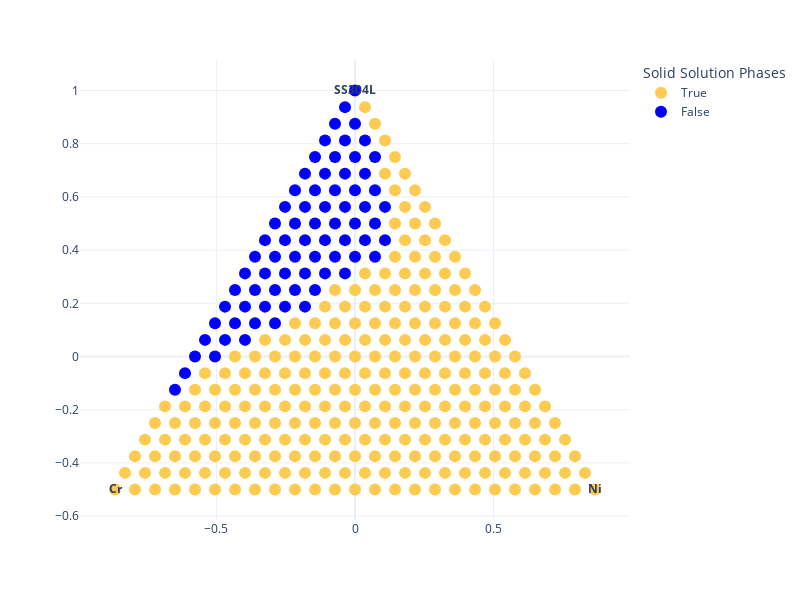

The notebook cell saved with this chart:
### Code cell
fig = px.scatter(gridAtt_projected_df, x='x', y='y', color=gridFeasibleTest, text=labels, hover_name=formulas,
              template='plotly_white', width=800, height=600, color_discrete_map=color_map, 
              labels={'color':'Solid Solution Phases', 'x':'', 'y':''})
fig.update_traces( marker_size=12)
fig.show()

### Figure 1 — Plotly figure (JSON) as saved in the notebook; plotly's stock layout.template omitted (floating-point values rounded to 4 significant figures; data arrays with more than 128 entries replaced by an {"elided": "..."} marker saying what was removed)
{"data": [{"hovertemplate": "<b>%{hovertext}</b><br><br>Solid Solution Phases=True<br>=%{y}<br>text=%{text}<extra></extra>", "hovertext": {"elided": "252 str values"}, "legendgroup": "True", "marker": {"color": "#FECB52", "size": 12, "symbol": "circle"}, "mode": "markers+text", "name": "True", "orientation": "v", "showlegend": true, "text": {"elided": "252 str values"}, "type": "scatter", "x": {"elided": "252 float values"}, "xaxis": "x", "y": {"elided": "252 float values"}, "yaxis": "y"}, {"hovertemplate": "<b>%{hovertext}</b><br><br>Solid Solution Phases=False<br>=%{y}<br>text=%{text}<extra></extra>", "hovertext": ["(135) Ni2.4 Cr80.0 Fe17.6 ", "(154) Ni2.8 Cr76.6 Fe20.5 ", "(172) Ni3.2 Cr73.3 Fe23.5 ", "(173) Ni7.4 Cr69.1 Fe23.5 ", "(189) Ni3.6 Cr70.0 Fe26.4 ", "(190) Ni7.8 Cr65.8 Fe26.4 ", "(191) Ni11.9 Cr61.6 Fe26.4 ", "(205) Ni4.0 Cr66.6 Fe29.4 ", "(206) Ni8.2 Cr62.5 Fe29.4 ", "(207) Ni12.3 Cr58.3 Fe29.4 ", "(208) Ni16.5 Cr54.1 Fe29.4 ", "(220) Ni4.4 Cr63.3 Fe32.3 ", "(221) Ni8.6 Cr59.1 Fe32.3 ", "(222) Ni12.7 Cr55.0 Fe32.3 ", "(223) Ni16.9 Cr50.8 Fe32.3 ", "(224) Ni21.1 Cr46.6 Fe32.3 ", "(234) Ni4.8 Cr60.0 Fe35.2 ", "(235) Ni9.0 Cr55.8 Fe35.2 ", "(236) Ni13.1 Cr51.6 Fe35.2 ", "(237) Ni17.3 Cr47.5 Fe35.2 ", "(238) Ni21.5 Cr43.3 Fe35.2 ", "(247) Ni5.2 Cr56.6 Fe38.2 ", "(248) Ni9.4 Cr52.5 Fe38.2 ", "(249) Ni13.5 Cr48.3 Fe38.2 ", "(250) Ni17.7 Cr44.1 Fe38.2 ", "(251) Ni21.9 Cr40.0 Fe38.2 ", "(252) Ni26.0 Cr35.8 Fe38.2 ", "(259) Ni5.6 Cr53.3 Fe41.1 ", "(260) Ni9.8 Cr49.1 Fe41.1 ", "(261) Ni13.9 Cr45.0 Fe41.1 ", "(262) Ni18.1 Cr40.8 Fe41.1 ", "(263) Ni22.3 Cr36.6 Fe41.1 ", "(264) Ni26.4 Cr32.5 Fe41.1 ", "(265) Ni30.6 Cr28.3 Fe41.1 ", "(270) Ni6.0 Cr50.0 Fe44.0 ", "(271) Ni10.2 Cr45.8 Fe44.0 ", "(272) Ni14.3 Cr41.6 Fe44.0 ", "(273) Ni18.5 Cr37.5 Fe44.0 ", "(274) Ni22.7 Cr33.3 Fe44.0 ", "(275) Ni26.8 Cr29.1 Fe44.0 ", "(276) Ni31.0 Cr25.0 Fe44.0 ", "(280) Ni6.4 Cr46.6 Fe47.0 ", "(281) Ni10.6 Cr42.5 Fe47.0 ", "(282) Ni14.7 Cr38.3 Fe47.0 ", "(283) Ni18.9 Cr34.1 Fe47.0 ", "(284) Ni23.1 Cr30.0 Fe47.0 ", "(285) Ni27.2 Cr25.8 Fe47.0 ", "(289) Ni6.8 Cr43.3 Fe49.9 ", "(290) Ni11.0 Cr39.1 Fe49.9 ", "(291) Ni15.1 Cr35.0 Fe49.9 ", "(292) Ni19.3 Cr30.8 Fe49.9 ", "(293) Ni23.5 Cr26.6 Fe49.9 ", "(294) Ni27.6 Cr22.5 Fe49.9 ", "(297) Ni7.2 Cr40.0 Fe52.8 ", "(298) Ni11.4 Cr35.8 Fe52.8 ", "(299) Ni15.5 Cr31.6 Fe52.8 ", "(300) Ni19.7 Cr27.5 Fe52.8 ", "(301) Ni23.9 Cr23.3 Fe52.8 ", "(304) Ni7.6 Cr36.6 Fe55.8 ", "(305) Ni11.8 Cr32.5 Fe55.8 ", "(306) Ni15.9 Cr28.3 Fe55.8 ", "(307) Ni20.1 Cr24.1 Fe55.8 ", "(310) Ni8.0 Cr33.3 Fe58.7 ", "(311) Ni12.2 Cr29.1 Fe58.7 ", "(312) Ni16.3 Cr24.9 Fe58.7 ", "(313) Ni20.5 Cr20.8 Fe58.7 ", "(315) Ni8.4 Cr29.9 Fe61.6 ", "(316) Ni12.6 Cr25.8 Fe61.6 ", "(317) Ni16.7 Cr21.6 Fe61.6 ", "(319) Ni8.8 Cr26.6 Fe64.6 ", "(320) Ni13.0 Cr22.4 Fe64.6 ", "(322) Ni9.2 Cr23.3 Fe67.5 ", "(324) Ni9.6 Cr19.9 Fe70.4 "], "legendgroup": "False", "marker": {"color": "blue", "size": 12, "symbol": "circle"}, "mode": "markers+text", "name": "False", "orientation": "v", "showlegend": true, "text": ["", "", "", "", "", "", "", "", "", "", "", "", "", "", "", "", "", "", "", "", "", "", "", "", "", "", "", "", "", "", "", "", "", "", "", "", "", "", "", "", "", "", "", "", "", "", "", "", "", "", "", "", "", "", "", "", "", "", "", "", "", "", "", "", "", "", "", "", "", "", "", "", "<b>SS304L</b>"], "type": "scatter", "x": [-0.6495, -0.6134, -0.5774, -0.5052, -0.5413, -0.4691, -0.3969, -0.5052, -0.433, -0.3608, -0.2887, -0.4691, -0.3969, -0.3248, -0.2526, -0.1804, -0.433, -0.3608, -0.2887, -0.2165, -0.1443, -0.3969, -0.3248, -0.2526, -0.1804, -0.1083, -0.03608, -0.3608, -0.2887, -0.2165, -0.1443, -0.07217, -8.012e-18, 0.07217, -0.3248, -0.2526, -0.1804, -0.1083, -0.03608, 0.03608, 0.1083, -0.2887, -0.2165, -0.1443, -0.07217, 8.012e-18, 0.07217, -0.2526, -0.1804, -0.1083, -0.03608, 0.03608, 0.1083, -0.2165, -0.1443, -0.07217, 0, 0.07217, -0.1804, -0.1083, -0.03608, 0.03608, -0.1443, -0.07217, 4.006e-18, 0.07217, -0.1083, -0.03608, 0.03608, -0.07217, 2.003e-18, -0.03608, 0], "xaxis": "x", "y": [-0.125, -0.0625, 0, 0, 0.0625, 0.0625, 0.0625, 0.125, 0.125, 0.125, 0.125, 0.1875, 0.1875, 0.1875, 0.1875, 0.1875, 0.25, 0.25, 0.25, 0.25, 0.25, 0.3125, 0.3125, 0.3125, 0.3125, 0.3125, 0.3125, 0.375, 0.375, 0.375, 0.375, 0.375, 0.375, 0.375, 0.4375, 0.4375, 0.4375, 0.4375, 0.4375, 0.4375, 0.4375, 0.5, 0.5, 0.5, 0.5, 0.5, 0.5, 0.5625, 0.5625, 0.5625, 0.5625, 0.5625, 0.5625, 0.625, 0.625, 0.625, 0.625, 0.625, 0.6875, 0.6875, 0.6875, 0.6875, 0.75, 0.75, 0.75, 0.75, 0.8125, 0.8125, 0.8125, 0.875, 0.875, 0.9375, 1], "yaxis": "y"}], "layout": {"height": 600, "legend": {"title": {"text": "Solid Solution Phases"}, "tracegroupgap": 0}, "margin": {"t": 60}, "width": 800, "xaxis": {"anchor": "y", "domain": [0, 1], "title": {"text": ""}}, "yaxis": {"anchor": "x", "domain": [0, 1], "title": {"text": ""}}}}
